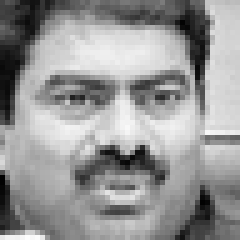
#> input picture imageSamples/Angry/188.jpg, 48 x 48 px (shown 5 times larger); its folder holds only this picture in this run
$ python sample.py
#> lines starting #> are read from the running program, lines starting #| are printed output that depends on the picture
import os
import cv2
import matplotlib.pyplot as plt
import numpy as np
import random

#Working Directory
current_directory = os.getcwd()
print(f"Current working directory: {current_directory}")

#Define images path
images_folder = os.path.join(current_directory, 'imageSamples')

#Image Classes
classes = ['Angry', 'Engaged', 'Happy', 'Neutral']

#Function to plot
def plot_images_with_histograms(images, titles, rows, cols, figsize=(15, 10)):
    fig, axs = plt.subplots(rows, cols, figsize=figsize)
    for i, (image, title) in enumerate(zip(images, titles), 1):
        ax = axs[(i - 1) % rows, (i - 1) // rows]
        ax.imshow(cv2.cvtColor(image, cv2.COLOR_BGR2RGB))
        ax.set_title(title)
        ax.axis('off')

        #plot histogram
        histogram = cv2.calcHist([image], [0], None, [256], [0, 256])
        ax_hist = ax.twinx()
        ax_hist.plot(histogram, color='gray', alpha=0.7)
        ax_hist.set_yticks([])

    plt.tight_layout()
    plt.show()

#Choosing 15 random pictures
for class_name in classes:
    class_path = os.path.join(images_folder, class_name)
    if os.path.isdir(class_path):
        images = []
        titles = []
        for _ in range(15):
            filename = random.choice(os.listdir(class_path))
            image_path = os.path.join(class_path, filename)
            image = cv2.imread(image_path)
#> image is the input picture: shape (48, 48, 3); min 0, max 254, mean 150.3
            images.append(image)
            titles.append(f'{class_name} - {filename}')
        plot_images_with_histograms(images, titles, 5, 3)
#> in plot_images_with_histograms, `plt.show()`:
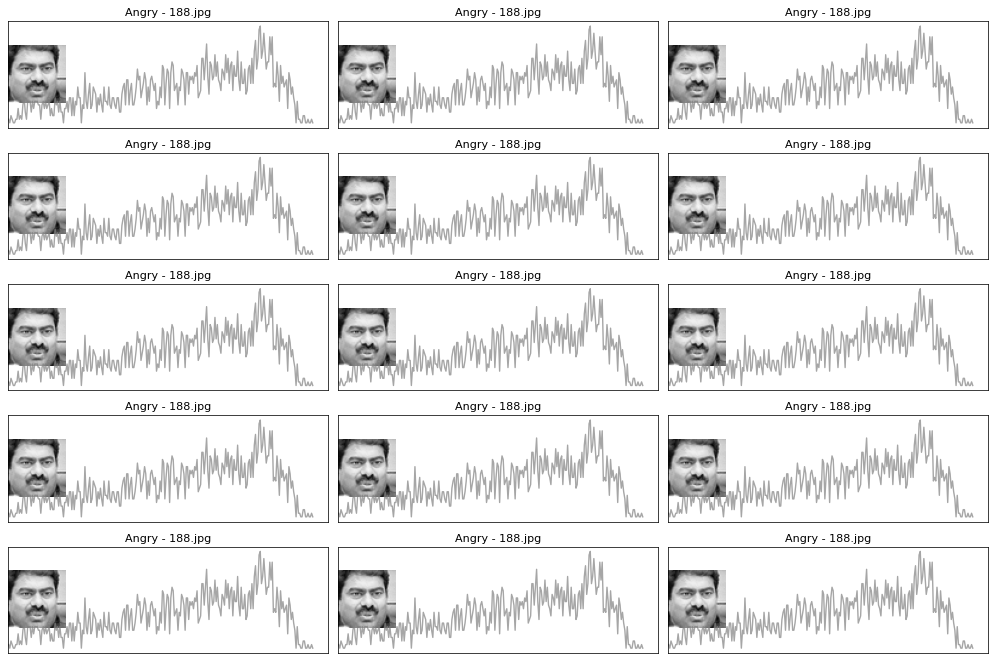
#> figure drawn by matplotlib, 30 panels
#> pass 2 of the loop `for class_name in classes:`:
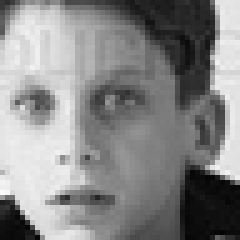
#> input picture imageSamples/Engaged/1829.jpg, 48 x 48 px (shown 5 times larger)
#> image is the input picture: shape (48, 48, 3); min 5, max 252, mean 135.3
#> in plot_images_with_histograms (call 2), `plt.show()`:
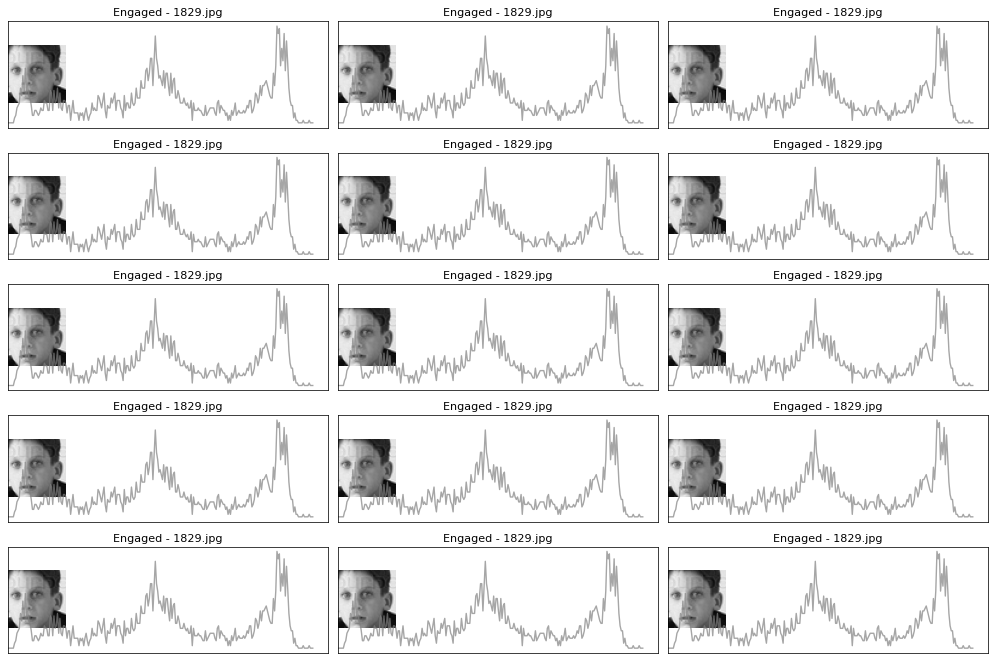
#> figure drawn by matplotlib, 30 panels
#> pass 3 of the loop `for class_name in classes:`:
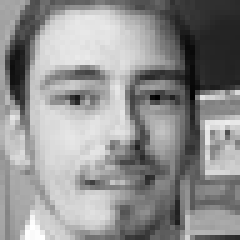
#> input picture imageSamples/Happy/133.jpg, 48 x 48 px (shown 5 times larger)
#> image is the input picture: shape (48, 48, 3); min 0, max 255, mean 143.9
#> in plot_images_with_histograms (call 3), `plt.show()`:
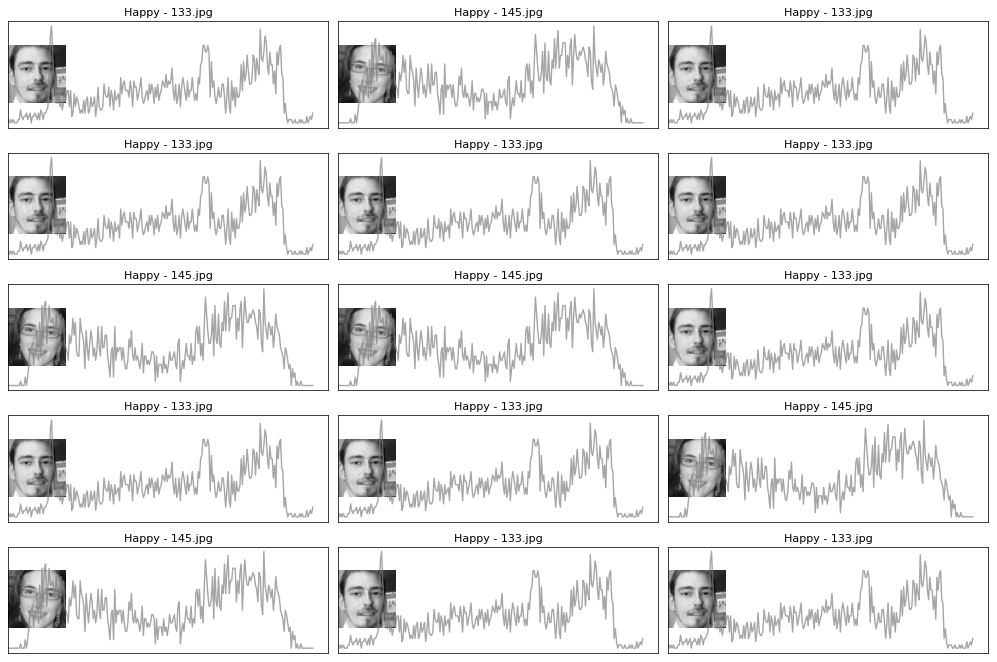
#> figure drawn by matplotlib, 30 panels
#> the loop made 4 passes; the first 3 are shown
